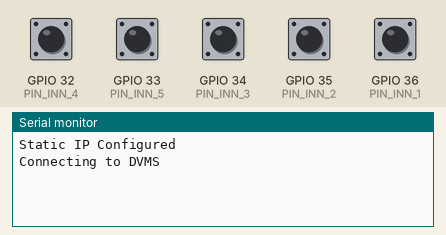
Recording of a sketch running on a simulated ESP32. Parts: the last lines printed to the serial monitor. Inputs (shaded band) come from the test bench; at power-on: GPIO 32 (PIN_INN_4), GPIO 33 (PIN_INN_5), GPIO 34 (PIN_INN_3), GPIO 35 (PIN_INN_2), GPIO 36 (PIN_INN_1) HIGH. WiFi joins after 1.5 s; servers stay silent unless stated.

Above: at 1.2 s.
1.3 s: GPIO 32 (PIN_INN_4) pulled LOW for 0.15 s
At 1.41 s:
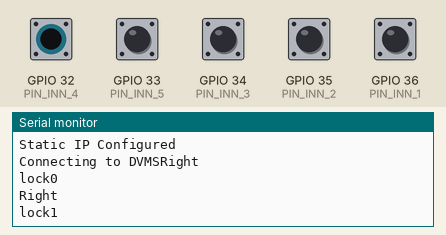
2.9 s: GPIO 33 (PIN_INN_5) pulled LOW for 0.15 s
4.5 s: GPIO 34 (PIN_INN_3) pulled LOW for 0.15 s
6.1 s: GPIO 35 (PIN_INN_2) pulled LOW for 0.15 s
7.7 s: GPIO 36 (PIN_INN_1) pulled LOW for 0.15 s
9.3 s: GPIO 32 (PIN_INN_4) pulled LOW for 1 s
At 10.1 s:
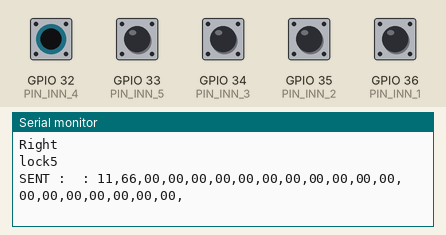
Timing chart, 0 to 12.3 s (numbered marks = the images above; inputs shaded):
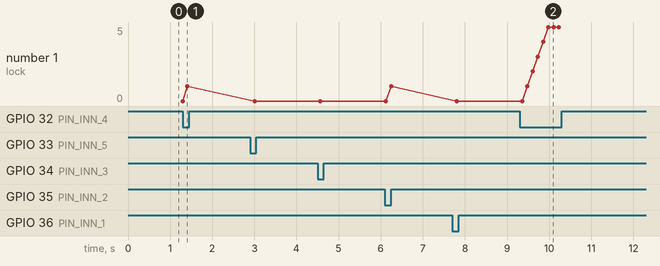

The sketch:

Tsop_sidv2_HTML.ino
```cpp
// #include <WiFi.h>
#include <WiFiUdp.h>
#include <WiFi.h>  ///// webserver with ajax
#include <WiFiClient.h>
#include <WebServer.h>
#define HEADER                      0x11
#define LOCK_1                      0x66

#define PIN_INN_1             36  // GPIO 5 OR D1
#define PIN_INN_2             35// GPIO 4 OR D2
#define PIN_INN_3             34
#define PIN_INN_4             32
#define PIN_INN_5             33
#define PIN_INN_6             25
#define PIN_INN_7             26
#define PIN_INN_8             27
#define PIN_INN_9             13
#define PIN_INN_10            15
#define PIN_INN_11            16
#define PIN_INN_12            22
#define PIN_INN_13            18
#define PIN_INN_14            19
#define PIN_INN_15            21
#define PIN_INN_16            14
#define PIN_INN_17            17

#define PIN_INN_GND           0


/* Put your SSID & Password */
char* ssid = "DVMS";  // Enter SSID here
char* password = "POEMSIFSDVMS1";  //Enter Password here

const int UDP_PORT = 4444;
const int UDP_SRC_PORT = 4445;
const char *udpAddress = "192.168.0.50";

// Set your Static IP address
IPAddress local_IP(192, 168, 0, 228);
// Set your Gateway IP address
IPAddress gateway(192, 168, 0, 1);

IPAddress subnet(255, 255, 255, 0);

String top,bottom,left,right,centre,topmsg,bottommsg,leftmsg,rightmsg,centremsg;
//Are we currently connected?
boolean blnconnected = false;
//The udp library class
WiFiUDP udp;
WebServer server (80);
void printdebughexstring(char* header, uint8_t *databuf, uint8_t len )
{
   char loginfo[10];
   uint8_t idx= 0;
   memset(loginfo, 0, sizeof(loginfo));

   Serial.print(header);
   Serial.print(" : ");
   for(idx=0; idx<len; idx++)
   {
      sprintf(loginfo, "%02X", databuf[idx] );
      Serial.print(loginfo);
      Serial.print(",");
   }
   Serial.println(" ");
}


void WIFI_Connect()
{
    // Loop continuously while WiFi is not connected
  if (WiFi.status() == WL_CONNECTED)
  {
      if( !blnconnected )
      {
          // Connected to WiFi
          Serial.println();
          Serial.print("Connected! IP address: ");
          Serial.println(WiFi.localIP());
      }

      blnconnected = true;
  }
  else
  {
      blnconnected = false;
  }

}


void setup() {
  // put your setup code here, to run once:

   Serial.begin(9600);

   pinMode(PIN_INN_1, INPUT_PULLUP);    //Pull up the pin, so by default the input will be high.
   pinMode(PIN_INN_2, INPUT_PULLUP);    //Pull up the pin, so by default the input will be high.
   pinMode(PIN_INN_3, INPUT_PULLUP);
   pinMode(PIN_INN_4, INPUT_PULLUP);
   pinMode(PIN_INN_5, INPUT_PULLUP);
   pinMode(PIN_INN_6, INPUT_PULLUP);
   pinMode(PIN_INN_7, INPUT_PULLUP);
   pinMode(PIN_INN_8, INPUT_PULLUP);
   pinMode(PIN_INN_9, INPUT_PULLUP);
   pinMode(PIN_INN_10, INPUT_PULLUP);
   pinMode(PIN_INN_11, INPUT_PULLUP);
   pinMode(PIN_INN_12, INPUT_PULLUP);
   pinMode(PIN_INN_13, INPUT_PULLUP);
   pinMode(PIN_INN_14, INPUT_PULLUP);
   pinMode(PIN_INN_15, INPUT_PULLUP);
   pinMode(PIN_INN_16, INPUT_PULLUP);
   pinMode(PIN_INN_17, INPUT_PULLUP);

   pinMode(PIN_INN_GND, INPUT_PULLUP);
   digitalWrite(PIN_INN_GND, 0);

    WiFi.begin(ssid, password);
    if (WiFi.config(local_IP, gateway, subnet))
    {
       Serial.println("Static IP Configured");
    }
    else
    {
       Serial.println("Static IP Configuration Failed");
    }

    WiFi.setAutoConnect (true);
    WiFi.setAutoReconnect (true);

    // Connecting to WiFi...
    Serial.print("Connecting to ");
    Serial.print(ssid);

    server.on("/",handle_OnConnect);
    server.begin();

}

bool initudp = false;
uint8_t txbuff[50];
int lock = 0;
int lockcount = 0;
char strlog[32];
void loop() {
      // put your main code here, to run repeatedly:
      server.handleClient();
      int inn1 = digitalRead(PIN_INN_1);
      int inn2 = digitalRead(PIN_INN_2);
      int inn3 = digitalRead(PIN_INN_3);
      int inn4 = digitalRead(PIN_INN_4);
      int inn5 = digitalRead(PIN_INN_5);
      //int inn6 = digitalRead(PIN_INN_6);
      //int inn7 = digitalRead(PIN_INN_7);
      //int inn8 = digitalRead(PIN_INN_8);
      //int inn9 = digitalRead(PIN_INN_9);
      //int inn10 = digitalRead(PIN_INN_10);
      //int inn11 = digitalRead(PIN_INN_11);
      //int inn12 = digitalRead(PIN_INN_12);
      //int inn13 = digitalRead(PIN_INN_13);
      //int inn14 = digitalRead(PIN_INN_14);
      //int inn15 = digitalRead(PIN_INN_15);
      //int inn16 = digitalRead(PIN_INN_16);
      //int inn17 = digitalRead(PIN_INN_17);

      //sprintf(strlog, "%d,%d,%d,%d,%d,%d,%d,%d,%d,%d,%d,%d,%d,%d,%d,%d,%d", inn1, inn2, inn3, inn4, inn5, inn6, inn7, inn8, inn9, inn10,
        //             inn11, inn12, inn13, inn14, inn15, inn16, inn17);
      //Serial.println(strlog);
      // Serial.println(inn1);
      // Serial.println(inn2);
      // Serial.println(inn3);
      // Serial.println(inn4);
      // Serial.println(inn5);


      lock = 1;
      if( inn1 == 0 )
      {
        Serial.println("Top");
        topmsg = " TOP Detected";
      }
      // else
      // {
      //   topmsg = " 0 ";
      // }

      if( inn2 == 0 )
      {
          Serial.println("Bottom");
          bottommsg = "Bottom Detected";
      }
      else
      {
        bottommsg = " 0 ";
      }

      if( inn3 == 0 )
      {
        Serial.println("Left");
        leftmsg = "Left Detected";
      }
      else
      {
        leftmsg = " 0 ";
      }

      if( inn4 == 0 )
      {
        Serial.println("Right");
        rightmsg = "Right Detected";
      }
      else
      {
        rightmsg = " 0 ";
      }

      if( inn5 == 0 )
      {
        Serial.println("Center");
        centremsg = "Centre Detected";
      }
      else
      {
        centremsg = " 0 ";
      }
      //if( v1 > 1.5 || v2 > 1.5 || v3 > 1.5 || inn4 == 0 || inn5 == 0 )
      //if( inn4 == 0 || inn5 == 0 )
      //if( inn1 == 0 || inn2 == 0 || inn3 == 0 || inn4 == 0 || inn5 == 0 || inn6 ==0 || inn7 == 0 || inn8 == 0 || inn9 == 0 || inn10 == 0 || inn11 == 0|| inn12 == 0 || inn13 == 0 || inn14 == 0 || inn15 == 0 || inn16 == 0 || inn17 == 0 )
      // if( inn5 == 0 && inn1 == 1 && inn2 == 1 && inn3 == 1 && inn4 == 1 )
      if( inn5 == 0 || inn1 == 0 || inn2 == 0 || inn3 == 0 || inn4 == 0 )
      {
          Serial.print("lock");
          Serial.println(lockcount);
          ++lockcount;
          if( lockcount > 5)
          {
              lock = 0;
              lockcount = 5;
          }
          //pinMode(PIN_INN_GND, INPUT_PULLUP);
          //delay(1000);

      }
      else
      {
          lockcount = 0;
      }

    WIFI_Connect();


    if( blnconnected )
    {
        if(!initudp)
        {
            udp.begin(UDP_SRC_PORT);
            Serial.print("Listening on UDP port ");
            Serial.println(UDP_SRC_PORT);

            initudp = true;
        }

        memset(txbuff, 0, sizeof(txbuff));

        txbuff[0] = HEADER;
        txbuff[1] = LOCK_1;
        txbuff[2] = lock;
        txbuff[3] = 0;

        printdebughexstring("SENT : ", txbuff, 20 );

         //Send a packet
        udp.beginPacket(udpAddress,UDP_PORT);
        udp.write(txbuff, 32);
        udp.endPacket();

    }

    delay(100);

    //pinMode(PIN_INN_GND, OUTPUT);


}

void handle_OnConnect() {
  server.send(200, "text/html", SendHTML(topmsg,bottommsg,leftmsg,rightmsg,centremsg));
}

String SendHTML(String top,String bottom,String left,String right,String centre){
  String ptr = "<!DOCTYPE html> <html>\n";
  ptr +="<head><meta name=\"viewport\" content=\"width=device-width, initial-scale=1.0, user-scalable=no\">\n";
  ptr +="<title>Digital Meter</title>\n";
  ptr +="<style>html { font-family: Helvetica; display: inline-block; margin: 0px auto; text-align: center;}\n";
  ptr +="body{margin-top: 50px;} h1 {color: #444444;margin: 50px auto 30px;} h3 {color: #444444;margin-bottom: 50px;}\n";
  ptr +=".button {display: block;width: 80px;background-color: #1abc9c;border: none;color: white;padding: 13px 30px;text-decoration: none;font-size: 25px;margin: 0px auto 35px;cursor: pointer;border-radius: 4px;}\n";
  ptr +=".button-on {background-color: #1abc9c;}\n";
  ptr +=".button-on:active {background-color: #16a085;}\n";
  ptr +=".button-off {background-color: #34495e;}\n";
  ptr +=".button-off:active {background-color: #2c3e50;}\n";
  ptr +="p {font-size: 14px;color: #888;margin-bottom: 10px;}\n";
  ptr +="</style>\n";
  ptr +="<script>function autoRefresh() {  window.location = window.location.href;} setInterval('autoRefresh()', 2000); </script>\n";
  ptr +="</head>\n";
  ptr +="<body>\n";
  ptr +="<h1> TSOP TEST </h1>\n";
  ptr +="<h3> Tsop INFO: "+ top+" </h3>\n";
  ptr +="<h3> Tsop INFO: "+ bottom+" </h3>\n";
  ptr +="<h3> Tsop INFO: "+ left+" </h3>\n";
  ptr +="<h3> Tsop INFO: "+ right+" </h3>\n";
  ptr +="<h3> Tsop INFO: "+ centre+" </h3>\n";


  ptr +="</body>\n";
  ptr +="</html>\n";
  return ptr;
}
```

Measured:
- after the input at 1.3 s, the serial monitor: prints a new line at once (image 1)
- after the input at 9.3 s, the serial monitor: prints a new line after 0.06 s (image 2)
- plotted number 1: 0 → 5 after the input at 9.3 s
